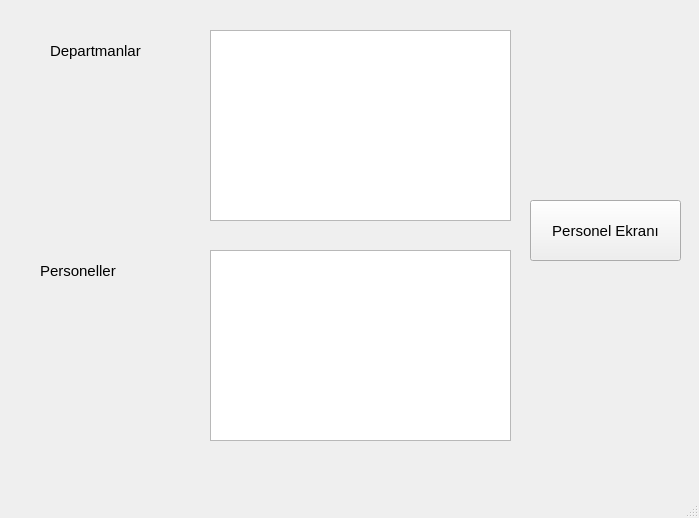
<?xml version="1.0" encoding="UTF-8"?>
<ui version="4.0">
 <class>MainWindow</class>
 <widget class="QMainWindow" name="MainWindow">
  <property name="geometry">
   <rect>
    <x>0</x>
    <y>0</y>
    <width>699</width>
    <height>518</height>
   </rect>
  </property>
  <property name="font">
   <font>
    <pointsize>11</pointsize>
   </font>
  </property>
  <property name="windowTitle">
   <string>MainWindow</string>
  </property>
  <widget class="QWidget" name="centralwidget">
   <widget class="QLabel" name="label">
    <property name="geometry">
     <rect>
      <x>50</x>
      <y>30</y>
      <width>121</width>
      <height>41</height>
     </rect>
    </property>
    <property name="text">
     <string>Departmanlar</string>
    </property>
   </widget>
   <widget class="QLabel" name="label_2">
    <property name="geometry">
     <rect>
      <x>40</x>
      <y>250</y>
      <width>121</width>
      <height>41</height>
     </rect>
    </property>
    <property name="text">
     <string>Personeller</string>
    </property>
   </widget>
   <widget class="QTableView" name="tableView">
    <property name="geometry">
     <rect>
      <x>210</x>
      <y>30</y>
      <width>301</width>
      <height>191</height>
     </rect>
    </property>
   </widget>
   <widget class="QTableView" name="tableView_2">
    <property name="geometry">
     <rect>
      <x>210</x>
      <y>250</y>
      <width>301</width>
      <height>191</height>
     </rect>
    </property>
   </widget>
   <widget class="QPushButton" name="pushButton">
    <property name="geometry">
     <rect>
      <x>530</x>
      <y>200</y>
      <width>151</width>
      <height>61</height>
     </rect>
    </property>
    <property name="text">
     <string>Personel Ekranı</string>
    </property>
   </widget>
  </widget>
  <widget class="QMenuBar" name="menubar">
   <property name="geometry">
    <rect>
     <x>0</x>
     <y>0</y>
     <width>699</width>
     <height>31</height>
    </rect>
   </property>
  </widget>
  <widget class="QStatusBar" name="statusbar"/>
 </widget>
 <resources/>
 <connections/>
</ui>
